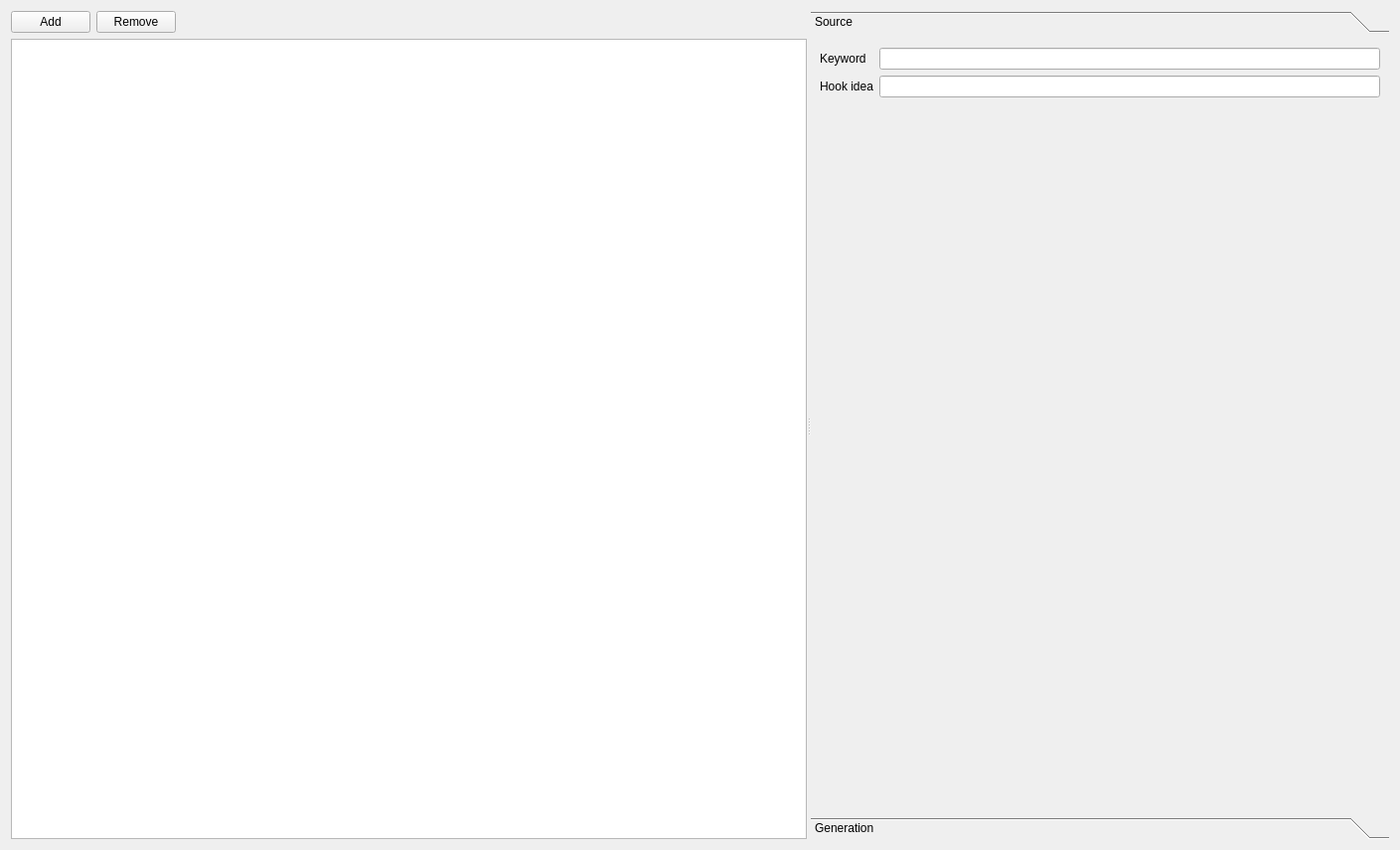
<?xml version="1.0" encoding="UTF-8"?>
<ui version="4.0">
 <class>PaneGeneration</class>
 <widget class="QWidget" name="PaneGeneration">
  <property name="geometry">
   <rect>
    <x>0</x>
    <y>0</y>
    <width>1409</width>
    <height>855</height>
   </rect>
  </property>
  <property name="windowTitle">
   <string>Form</string>
  </property>
  <layout class="QVBoxLayout" name="verticalLayout_3">
   <item>
    <widget class="QSplitter" name="splitter_3">
     <property name="orientation">
      <enum>Qt::Orientation::Horizontal</enum>
     </property>
     <widget class="QWidget" name="">
      <layout class="QVBoxLayout" name="verticalLayout">
       <item>
        <layout class="QHBoxLayout" name="horizontalLayout">
         <item>
          <widget class="QPushButton" name="buttonProjectAdd">
           <property name="text">
            <string>Add</string>
           </property>
          </widget>
         </item>
         <item>
          <widget class="QPushButton" name="buttonProjectRemove">
           <property name="text">
            <string>Remove</string>
           </property>
          </widget>
         </item>
         <item>
          <spacer name="horizontalSpacer">
           <property name="orientation">
            <enum>Qt::Orientation::Horizontal</enum>
           </property>
           <property name="sizeHint" stdset="0">
            <size>
             <width>40</width>
             <height>20</height>
            </size>
           </property>
          </spacer>
         </item>
        </layout>
       </item>
       <item>
        <widget class="QTableView" name="tableViewProjects"/>
       </item>
      </layout>
     </widget>
     <widget class="QToolBox" name="toolBox">
      <property name="currentIndex">
       <number>0</number>
      </property>
      <widget class="QWidget" name="page">
       <property name="geometry">
        <rect>
         <x>0</x>
         <y>0</y>
         <width>1006</width>
         <height>779</height>
        </rect>
       </property>
       <attribute name="label">
        <string>Source</string>
       </attribute>
       <layout class="QVBoxLayout" name="verticalLayout_4">
        <item>
         <layout class="QFormLayout" name="formLayout">
          <item row="0" column="0">
           <widget class="QLabel" name="label">
            <property name="text">
             <string>Keyword</string>
            </property>
           </widget>
          </item>
          <item row="0" column="1">
           <widget class="QLineEdit" name="lineEditKeyword"/>
          </item>
          <item row="1" column="0">
           <widget class="QLabel" name="label_2">
            <property name="text">
             <string>Hook idea</string>
            </property>
           </widget>
          </item>
          <item row="1" column="1">
           <widget class="QLineEdit" name="lineEditHookIdea"/>
          </item>
         </layout>
        </item>
        <item>
         <layout class="QHBoxLayout" name="horizontalLayoutSourceImages">
          <item>
           <widget class="QLabel" name="labelImage">
            <property name="sizePolicy">
             <sizepolicy hsizetype="Preferred" vsizetype="Expanding">
              <horstretch>0</horstretch>
              <verstretch>0</verstretch>
             </sizepolicy>
            </property>
            <property name="text">
             <string/>
            </property>
           </widget>
          </item>
          <item>
           <widget class="QLabel" name="labelImage2">
            <property name="sizePolicy">
             <sizepolicy hsizetype="Preferred" vsizetype="Expanding">
              <horstretch>0</horstretch>
              <verstretch>0</verstretch>
             </sizepolicy>
            </property>
            <property name="toolTip">
             <string>Second source image (extra reference material, never itself regenerated)</string>
            </property>
            <property name="text">
             <string/>
            </property>
           </widget>
          </item>
         </layout>
        </item>
       </layout>
      </widget>
      <widget class="QWidget" name="page_2">
       <property name="geometry">
        <rect>
         <x>0</x>
         <y>0</y>
         <width>1006</width>
         <height>779</height>
        </rect>
       </property>
       <attribute name="label">
        <string>Generation</string>
       </attribute>
       <layout class="QVBoxLayout" name="verticalLayout_2">
        <item>
         <layout class="QHBoxLayout" name="horizontalLayout_2">
          <item>
           <widget class="QLabel" name="labelCli">
            <property name="text">
             <string>CLI</string>
            </property>
           </widget>
          </item>
          <item>
           <widget class="QComboBox" name="comboBoxCli">
            <property name="minimumSize">
             <size>
              <width>160</width>
              <height>0</height>
             </size>
            </property>
            <property name="toolTip">
             <string>CLI used to suggest the video generation prompt (the image step has its own CLI, chosen in the generation dialog)</string>
            </property>
           </widget>
          </item>
          <item>
           <widget class="QPushButton" name="buttonGenerate">
            <property name="text">
             <string>Generate</string>
            </property>
           </widget>
          </item>
          <item>
           <widget class="QPushButton" name="buttonViewSource">
            <property name="text">
             <string>View source image(s)</string>
            </property>
            <property name="toolTip">
             <string>Show the project's source image(s) (left) next to the regenerated image (right), if one exists</string>
            </property>
           </widget>
          </item>
          <item>
           <widget class="QPushButton" name="buttonDeleteGenerated">
            <property name="text">
             <string>Delete generated</string>
            </property>
            <property name="toolTip">
             <string>Delete the SELECTED generation's files (folder, prompts, hooks) — refuses if it has retrieved statistics (published and measured)</string>
            </property>
           </widget>
          </item>
          <item>
           <widget class="QPushButton" name="buttonOpenFolder">
            <property name="text">
             <string>Open folder</string>
            </property>
            <property name="toolTip">
             <string>Open the selected project's folder (generated videos, images, prompts)</string>
            </property>
           </widget>
          </item>
          <item>
           <widget class="QPushButton" name="buttonHooks">
            <property name="text">
             <string>Hooks...</string>
            </property>
            <property name="toolTip">
             <string>Reopen the suggested hooks/descriptions to pick or copy them</string>
            </property>
           </widget>
          </item>
          <item>
           <widget class="QPushButton" name="buttonPublish">
            <property name="enabled">
             <bool>false</bool>
            </property>
            <property name="text">
             <string>Mark published</string>
            </property>
            <property name="toolTip">
             <string>Mark this video as published or unpublish if clicked by accident</string>
            </property>
           </widget>
          </item>
          <item>
           <spacer name="horizontalSpacer_2">
            <property name="orientation">
             <enum>Qt::Orientation::Horizontal</enum>
            </property>
            <property name="sizeHint" stdset="0">
             <size>
              <width>40</width>
              <height>20</height>
             </size>
            </property>
           </spacer>
          </item>
         </layout>
        </item>
        <item>
         <widget class="QSplitter" name="splitter_2">
          <property name="orientation">
           <enum>Qt::Orientation::Horizontal</enum>
          </property>
          <widget class="QSplitter" name="splitter">
           <property name="orientation">
            <enum>Qt::Orientation::Vertical</enum>
           </property>
           <widget class="QTableView" name="tableViewHooks"/>
           <widget class="QTreeView" name="treeViewProperties"/>
           <widget class="QTreeWidget" name="treeViewGenerations"/>
          </widget>
          <widget class="QSplitter" name="splitterPreview">
           <property name="orientation">
            <enum>Qt::Orientation::Vertical</enum>
           </property>
           <widget class="QTreeView" name="treeViewFiles"/>
           <widget class="QWidget" name="widgetPreview">
            <layout class="QVBoxLayout" name="layoutPreview">
             <item><layout class="QHBoxLayout" name="layoutHook">
              <item><widget class="QLabel" name="labelGenerationHook"><property name="font"><font><bold>true</bold></font></property><property name="wordWrap"><bool>true</bool></property><property name="textInteractionFlags"><set>Qt::TextSelectableByMouse|Qt::TextSelectableByKeyboard</set></property></widget></item>
              <item><widget class="QPushButton" name="buttonFavoriteHook"><property name="enabled"><bool>false</bool></property><property name="text"><string>★ Favorite this hook</string></property><property name="toolTip"><string>Save this hook as inspiration for future hook suggestions.</string></property></widget></item>
              <item><widget class="QPushButton" name="buttonFavoriteVideoPrompt"><property name="enabled"><bool>false</bool></property><property name="text"><string>★ Favorite this video prompt</string></property><property name="toolTip"><string>Save the selected video's prompt as a favorite.</string></property></widget></item>
              <item><widget class="QPushButton" name="buttonGenerateAgain"><property name="enabled"><bool>false</bool></property><property name="text"><string>Generate again</string></property><property name="toolTip"><string>Create more videos using this generation's prompt and configuration.</string></property></widget></item>
             </layout></item>
             <item><widget class="QLabel" name="labelGenerationDescription"><property name="wordWrap"><bool>true</bool></property><property name="textInteractionFlags"><set>Qt::TextSelectableByMouse|Qt::TextSelectableByKeyboard</set></property></widget></item>
            </layout>
           </widget>
          </widget>
         </widget>
        </item>
       </layout>
      </widget>
     </widget>
    </widget>
   </item>
  </layout>
 </widget>
 <resources/>
 <connections/>
</ui>
